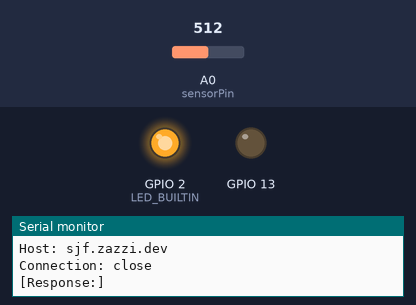
A sketch run on a simulated ESP8266 (NodeMCU). On the bench: output pins drawn as LEDs (lit = HIGH, except the on-board LED, lit = LOW), the last lines printed to the serial monitor. Inputs (shaded band) come from the test bench; at power-on: A0 (sensorPin) = 512. WiFi joins after 1.5 s; servers stay silent unless stated; uploads are accepted with an empty reply.

Above: at 2.7 s.
2.8 s: A0 (sensorPin) set to 367
4.8 s: A0 (sensorPin) set to 342
At 6.6 s:
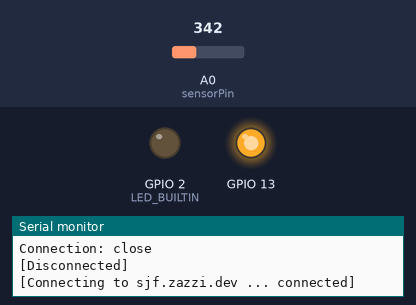
9.8 s: A0 (sensorPin) set to 440
11.8 s: A0 (sensorPin) set to 459
At 12.8 s:
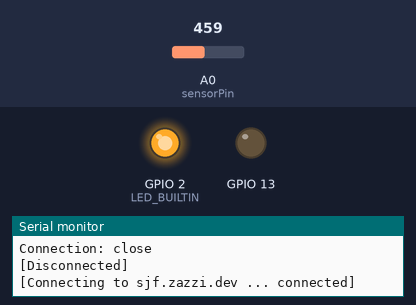
13.8 s: A0 (sensorPin) set to 306
At 15.3 s:
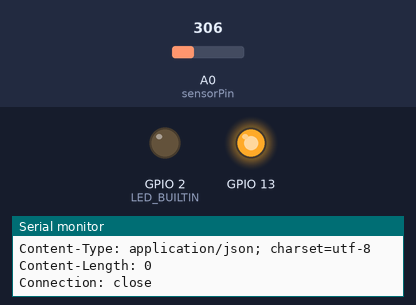
Timing chart, 0 to 16.8 s (numbered marks = the images above; inputs shaded):
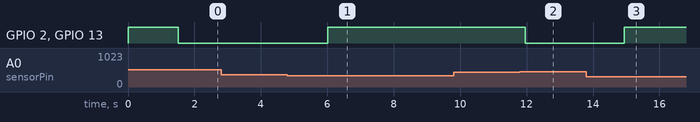

The sketch:

sjf-irrigation.ino
```cpp
#include <ESP8266WiFi.h>


//const char* host = "192.168.43.122";
//const int port = 8000;

const char* host = "sjf.zazzi.dev";
const int port = 80;

//String serverName="http://192.168.43.122:8000/api.php";


int sensorPin = A0;
int val=0;
int up=450;
int down=350;
#define SSIDD "Zazzi"
#define PASS "123456789zazzi"

int tempval;
int tempUp;
int tempDown;


//RestClient client = RestClient("192.168.43.122",8000);

void setup() {
   pinMode(LED_BUILTIN, OUTPUT);
   pinMode(13, OUTPUT);
   digitalWrite(13,HIGH);
   digitalWrite(LED_BUILTIN,HIGH);
   Serial.begin(9600);
   //client.begin(SSIDD, PASS);
   wifiConnect();


}

void iot() {
  if(val>up){

    digitalWrite(13,LOW);
    digitalWrite(LED_BUILTIN, LOW);


  }
  else if(val<down){

     digitalWrite(13,HIGH);
     digitalWrite(LED_BUILTIN, HIGH);
  }


}


void loop() {

  val = analogRead(sensorPin);
  String snum;
  //itoa(val, snum, 10);
  snum=String(val);
  Serial.print("Current Value: ");
  Serial.println(snum);
  iot();

  httpMain(snum);


  delay(250);

  }


void wifiConnect() {
  int count = 0;
  WiFi.begin(SSIDD, PASS);
  Serial.println("Connecting");
  while(WiFi.status() != WL_CONNECTED) {
    delay(500);
    Serial.print(".");
    count = count +1;
  }
  Serial.println("");
  Serial.print("Connected to WiFi network with IP Address: ");
  Serial.println(WiFi.localIP());

}
int HttpReq(String path){
  int tmp;
  WiFiClient client;

  Serial.printf("\n[Connecting to %s ... ", host);
  if (client.connect(host, port))
  {
    Serial.println("connected]");

    Serial.println("[Sending a request]");
    Serial.print(String("GET /api.php?")+path + " HTTP/1.1\r\n" +
                 "Host: " + host + "\r\n" +
                 "Connection: close\r\n" +
                 "\r\n");
    client.print(String("GET /api.php?")+path + " HTTP/1.1\r\n" +
                 "Host: " + host + "\r\n" +
                 "Connection: close\r\n" +
                 "\r\n"
                );

    Serial.println("[Response:]");
    while (client.connected() || client.available())
    {
      if (client.available())
      {
        String line = client.readStringUntil('\n');
        Serial.println(line);

          if(atoi(line.c_str())>100){
           tmp= atoi(line.c_str());
          }


        }


      }

    client.stop();
    Serial.println("\n[Disconnected]");
  }
  else
  {
    Serial.println("connection failed!]");
    client.stop();
    digitalWrite(13,HIGH);
    tmp=-111;


  }
  return tmp;
}
void httpMain(String val) {
 if(WiFi.status()== WL_CONNECTED){


      //String valpath = serverName + "?val=" + val;
      //String uppath = serverName + "?get=up";
      //String downpath = serverName + "?get=down";
      String up2path = String("get=up");
      String down2path = String("get=down");
      String val2path = String("val=" + val);
      tempval = HttpReq(val2path);
      tempUp = HttpReq(up2path);
      tempDown = HttpReq(down2path);
      if(tempUp>0){
        up = tempUp;
      }
      if(tempDown>0){
        down = tempDown;
      }


    }
    else {
      Serial.println("WiFi Disconnected");
      delay(1000);
    }


}
```

Measured:
- the behaviour switches between 350 and 349 on A0 (sensorPin) (found by bisection; images 0 and 1)
- the behaviour switches between 450 and 451 on A0 (sensorPin) (found by bisection; images 1 and 2)
- after the input at 4.8 s, GPIO 2 (LED_BUILTIN), GPIO 13: LOW → HIGH after 1.2 s
- after the input at 11.8 s, GPIO 2 (LED_BUILTIN), GPIO 13: HIGH → LOW after 0.16 s
- after the input at 13.8 s, GPIO 2 (LED_BUILTIN), GPIO 13: LOW → HIGH after 1.1 s
